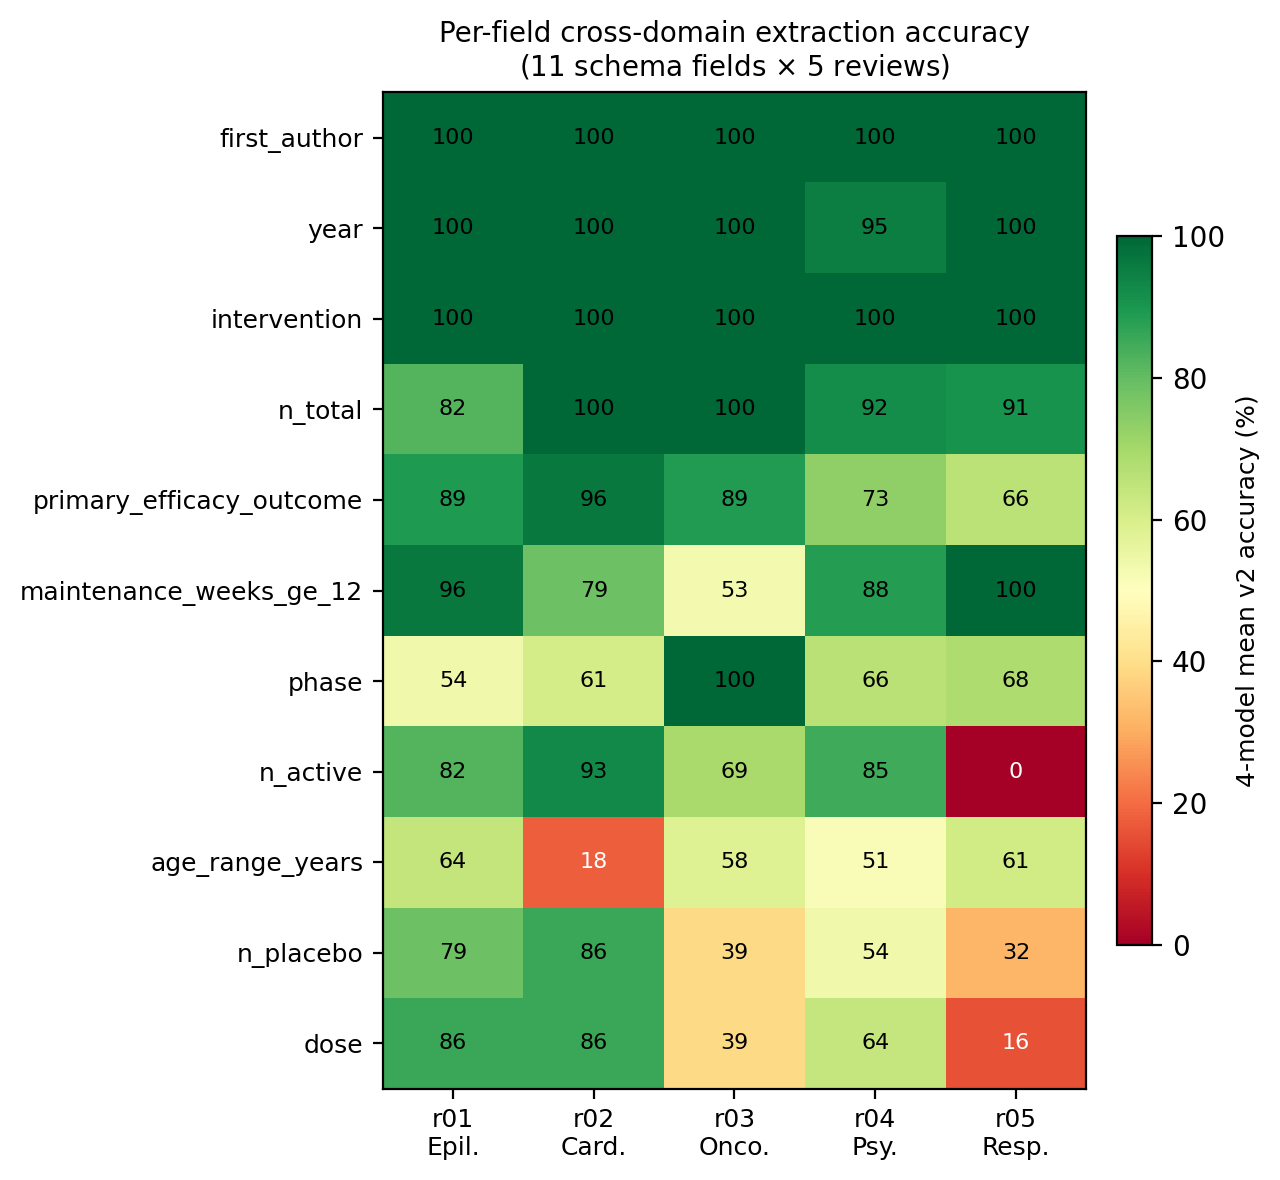

Generate this figure with Python:
"""Figure 3: per-field cross-domain accuracy heatmap (11 fields x 5 reviews).

Data source: reviews/PHASE2_FINAL_REPORT.md, Section 4.
"""
import matplotlib.pyplot as plt
import numpy as np

fields = [
    "first_author", "year", "intervention", "n_total",
    "primary_efficacy_outcome", "maintenance_weeks_ge_12", "phase",
    "n_active", "age_range_years", "n_placebo", "dose",
]
reviews = ["r01", "r02", "r03", "r04", "r05"]

# 4-model averages per field per review (% from Section 4)
data = np.array([
    [100.0, 100.0, 100.0, 100.0, 100.0],   # first_author (v2)
    [100.0, 100.0, 100.0,  95.3, 100.0],   # year
    [100.0, 100.0, 100.0, 100.0, 100.0],   # intervention
    [ 82.1, 100.0, 100.0,  91.9,  90.9],   # n_total
    [ 89.3,  96.4,  88.9,  73.2,  65.9],   # primary_efficacy_outcome
    [ 96.4,  78.6,  52.8,  88.4, 100.0],   # maintenance_weeks_ge_12
    [ 53.6,  60.7, 100.0,  66.1,  68.2],   # phase
    [ 82.1,  92.9,  69.4,  84.9,   0.0],   # n_active
    [ 64.3,  17.9,  58.3,  51.4,  61.4],   # age_range_years
    [ 78.6,  85.7,  38.9,  53.6,  31.8],   # n_placebo
    [ 85.7,  85.7,  38.9,  64.0,  15.9],   # dose
])

fig, ax = plt.subplots(figsize=(6.5, 6.0))
im = ax.imshow(data, cmap="RdYlGn", vmin=0, vmax=100, aspect="auto")
ax.set_xticks(np.arange(len(reviews)))
ax.set_xticklabels(["r01\nEpil.", "r02\nCard.", "r03\nOnco.", "r04\nPsy.", "r05\nResp."], fontsize=9)
ax.set_yticks(np.arange(len(fields)))
ax.set_yticklabels(fields, fontsize=9)

for i in range(len(fields)):
    for j in range(len(reviews)):
        v = data[i, j]
        col = "black" if 25 <= v <= 75 else ("white" if v < 25 else "black")
        ax.text(j, i, f"{v:.0f}", ha="center", va="center", color=col, fontsize=8)

cbar = plt.colorbar(im, ax=ax, fraction=0.046, pad=0.04)
cbar.set_label("4-model mean v2 accuracy (%)", fontsize=9)
ax.set_title("Per-field cross-domain extraction accuracy\n(11 schema fields $\\times$ 5 reviews)", fontsize=10)

plt.tight_layout()
plt.savefig("figure3_field_heatmap.pdf", bbox_inches="tight")
plt.savefig("figure3_field_heatmap.png", bbox_inches="tight", dpi=200)
print("Figure 3 saved.")
